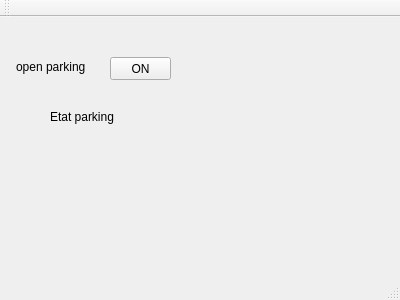
<?xml version="1.0" encoding="UTF-8"?>
<ui version="4.0">
 <class>MainWindow</class>
 <widget class="QMainWindow" name="MainWindow">
  <property name="geometry">
   <rect>
    <x>0</x>
    <y>0</y>
    <width>400</width>
    <height>300</height>
   </rect>
  </property>
  <property name="windowTitle">
   <string>MainWindow</string>
  </property>
  <widget class="QWidget" name="centralWidget">
   <widget class="QLabel" name="label">
    <property name="geometry">
     <rect>
      <x>16</x>
      <y>40</y>
      <width>81</width>
      <height>20</height>
     </rect>
    </property>
    <property name="text">
     <string>open parking</string>
    </property>
   </widget>
   <widget class="QPushButton" name="pushButton">
    <property name="geometry">
     <rect>
      <x>110</x>
      <y>40</y>
      <width>61</width>
      <height>23</height>
     </rect>
    </property>
    <property name="text">
     <string>ON</string>
    </property>
   </widget>
   <widget class="QLabel" name="label_2">
    <property name="geometry">
     <rect>
      <x>50</x>
      <y>90</y>
      <width>81</width>
      <height>20</height>
     </rect>
    </property>
    <property name="text">
     <string>Etat parking</string>
    </property>
   </widget>
   <widget class="QLabel" name="label_3">
    <property name="geometry">
     <rect>
      <x>170</x>
      <y>90</y>
      <width>71</width>
      <height>16</height>
     </rect>
    </property>
    <property name="text">
     <string/>
    </property>
   </widget>
  </widget>
  <widget class="QMenuBar" name="menuBar">
   <property name="geometry">
    <rect>
     <x>0</x>
     <y>0</y>
     <width>400</width>
     <height>26</height>
    </rect>
   </property>
  </widget>
  <widget class="QToolBar" name="mainToolBar">
   <attribute name="toolBarArea">
    <enum>TopToolBarArea</enum>
   </attribute>
   <attribute name="toolBarBreak">
    <bool>false</bool>
   </attribute>
  </widget>
  <widget class="QStatusBar" name="statusBar"/>
 </widget>
 <layoutdefault spacing="6" margin="11"/>
 <resources/>
 <connections/>
</ui>
